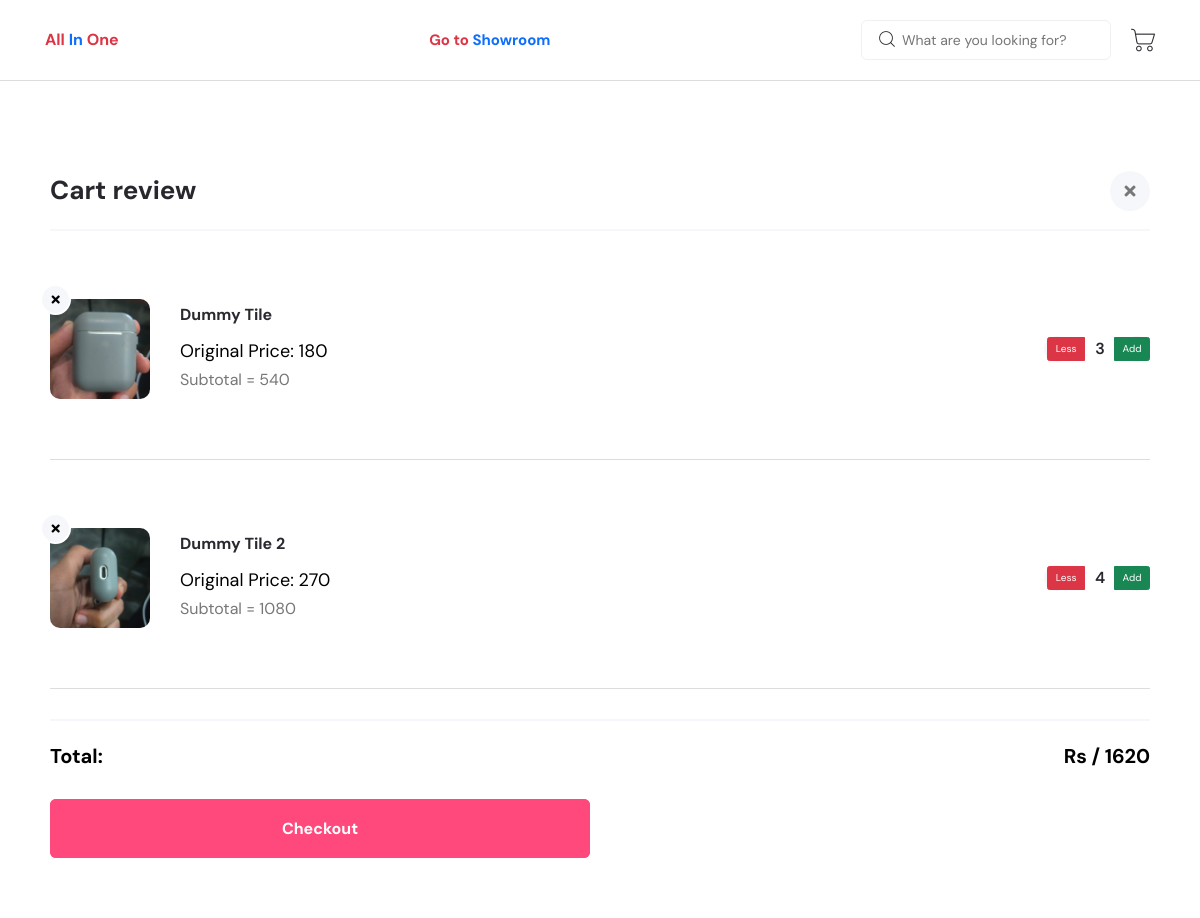
Before: /shop-cart/a5b23f0b-b02a-4310-b3d3-f54f9108c48c (signed in) with the older database file.
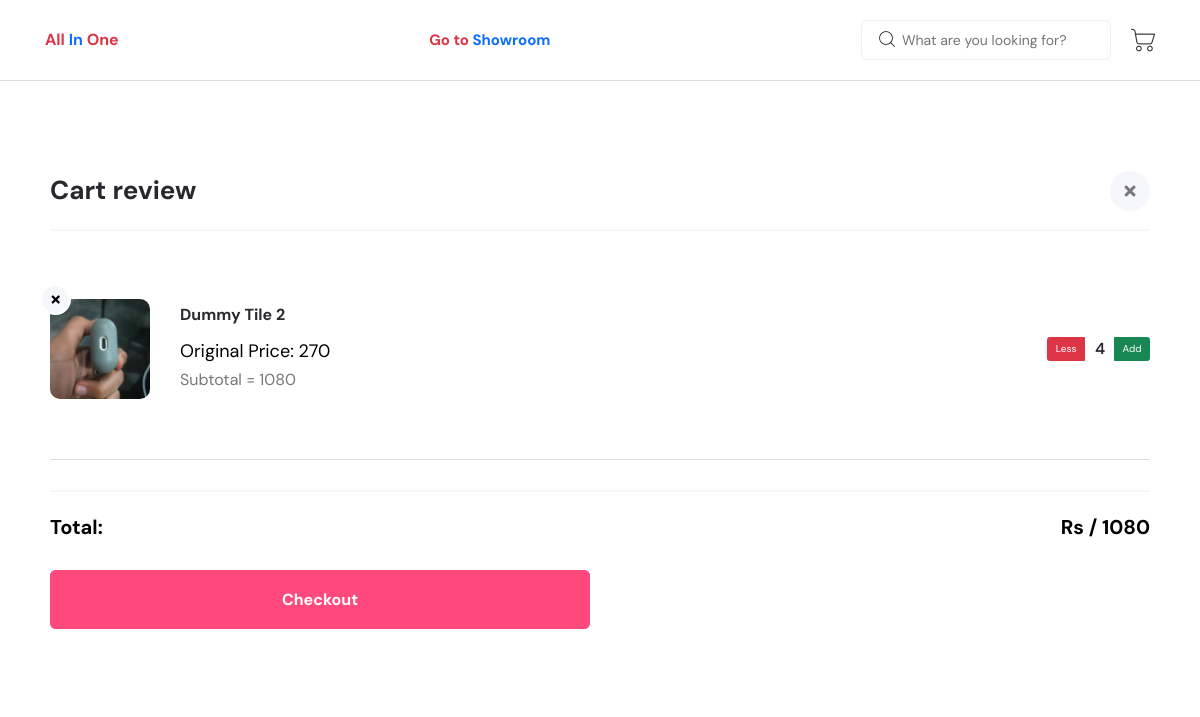
After: the same page with the newer database file.
### core/models.py (models this page shows, shortened)
class OrderItem(models.Model):
    order = models.ForeignKey(Order, on_delete=models.CASCADE, related_name='items')
    product = models.ForeignKey(Product, on_delete=models.CASCADE)
    quantity = models.IntegerField(default=1)

class Product(models.Model):
    id = models.UUIDField(primary_key=True,default=uuid.uuid4 , unique=True)
    showroom = models.ForeignKey(Showrooms, on_delete=models.CASCADE)
    title = models.CharField( max_length=50)
    image = models.ImageField(upload_to="products" )
    company_name = models.ForeignKey(Company_name, on_delete=models.CASCADE)
    category = models.ForeignKey(Categories, on_delete=models.CASCADE)
    product_number = models.CharField( max_length=50)
    imported_or_local = models.CharField( max_length=50,choices=IMPORTED_OR_LOCAL ,)
    old_price = models.IntegerField()
    new_price = models.IntegerField()
    discount_price = models.CharField( max_length=50 , blank=True, null=True,default="0% Off")
    description =  models.TextField()
    created_at = models.DateField( auto_now_add=True)

### core/views.py (the view, shortened to what this page needs)
# urls.py: path('shop-cart/<str:showroom_id>', views.shop_cart, name='shop_cart'),
@cache_control(no_cache=True, must_revalidate=True , no_store=True)
@login_required(login_url='home')
def shop_cart(request,showroom_id):
    showroom = Showrooms.objects.get(id=showroom_id)
    if Order.objects.filter(user=request.user , showroom = showroom , ordered=False).exists():
        order = Order.objects.get(user=request.user , showroom = showroom , ordered=False)
        order_items = OrderItem.objects.filter(order=order )
        subtotal = sum(item.product.new_price * item.quantity for item in order_items)
        context = {
            'order_items':order_items,
            'showroom':showroom,
            'subtotal':subtotal,
        }
        return render(request,"shop/cart.html",context)

### templates/shop/cart.html (shortened to what this page needs)
{% extends 'shop/base.html' %}
{% load static %}
{% load mathfilters %}
{% block content %}
<div class="cart-dropdown" >
    <div class="cart-content-wrap">
        <div class="cart-header">
            <h2 class="header-title">Cart review</h2>
            <button onclick="location.href='{% url 'shop' showroom.showroom_type showroom.id %}'" class="cart-close sidebar-close">
                <i class="fas fa-times"></i>
            </button>
        </div>
        {% for i in order_items %}
        <div class="cart-body">
            <ul class="cart-item-list">
                <li class="cart-item">
                    <div class="item-img">
                        <a href=""><img
                                src="{{i.product.image.url}}"
                                alt="..." /></a>
                        <button onclick="location.href='{% url 'delete_from_cart' i.product.pk %}?next={{ request.path|urlencode }}'" class="close-btn"><i class="fas fa-times"></i></button>
                    </div>
                    <div class="item-content">
                        <h3 class="item-title">
                            <a href="#">{{i.product.title}}</a>
                        </h3>
                        <div class="item-price">
                            Original Price: {{i.product.new_price}}
                        </div>
                        <div class="pro-qty item-quantity">
                        </div>
                        <div class="btn-group  item-quantity" role="group" aria-label="Basic mixed styles example">
                            <button type="button" onclick="location.href='{% url 'remove_from_cart' i.product.pk %}?next={{ request.path|urlencode }}'" class="btn btn-danger ">Less</button>
                            <input type="number" disabled class="quantity-input" value="{{i.quantity}}" />
                            <button type="button" onclick="location.href='{% url 'add_to_cart_in_cart' i.product.pk %}?next={{ request.path|urlencode }}'" class="btn btn-success">Add</button>
                          </div>
                        <span>Subtotal = {{i.product.new_price|mul:i.quantity}}</span>
                    </div>
                </li>
            </ul>
        </div>
        <hr>
        {% endfor %}
        <div class="cart-footer">
            <h3 class="cart-subtotal">
                <span class="subtotal-title">Total:</span>
                <span class="subtotal-amount">Rs / {{subtotal}}</span>
            </h3>
            <div class="group-btn">
                <a {% if subtotal != None or 0 %} href="{% url 'checkout' showroom.id %}" {% else %} href="#" {% endif %} class="axil-btn btn-bg-secondary checkout-btn">Checkout</a>
            </div>
        </div>
    </div>
</div>
{% endblock content %}

### templates/shop/base.html (shortened to what this page needs)
{% load static %}
<!DOCTYPE html>
<html class="no-js" lang="en">
<head>
    <link rel="stylesheet" href="{% static 'shop/assets/css/vendor/bootstrap.min.css' %}" />
    <link rel="stylesheet" href="{% static 'shop/assets/css/vendor/font-awesome.css' %}" />
    <link rel="stylesheet" href="{% static 'shop/assets/css/vendor/flaticon/flaticon.css' %}" />
    <link rel="stylesheet" href="{% static 'shop/assets/css/vendor/slick.css' %}" />
    <link rel="stylesheet" href="{% static 'shop/assets/css/vendor/slick-theme.css' %}" />
    <link rel="stylesheet" href="{% static 'shop/assets/css/vendor/jquery-ui.min.css' %}" />
    <link rel="stylesheet" href="{% static 'shop/assets/css/vendor/sal.css' %}" />
    <link rel="stylesheet" href="{% static 'shop/assets/css/vendor/magnific-popup.css' %}" />
    <link rel="stylesheet" href="{% static 'shop/assets/css/vendor/base.css' %}" />
    <link rel="stylesheet" href="{% static 'shop/assets/css/style.min.css' %}" />
</head>
<body class="sticky-header">
    <header class="header axil-header header-style-5">
        <div class="axil-mainmenu">
            <div class="container">
                <div class="header-navbar">
                    <div class="header-brand">
                        <a href="{% url 'home' %}" class="logo logo-dark"><span class="fw-bold text-danger">All <span class="text-primary">In</span> One</span></a>
                    </div>
                    <div class="header-main-nav">
                        <nav class="mainmenu-nav">
                            <ul class="mainmenu">
                                <li>
                                    <a href="{% url 'shop' showroom.showroom_type showroom.id %}" >
                                        <span class=" text-danger">Go to<span class="text-primary"> Showroom</span></span>
                                    </a>
                                </li>
                            </ul>
                        </nav>
                    </div>
                    <div class="header-action">
                        <ul class="action-list">
                            <li class="axil-search d-xl-block d-none">
                                <input type="search" class="placeholder product-search-input" name="search2"
                                    id="search2" value="" maxlength="128" placeholder="What are you looking for?"
                                    autocomplete="off" />
                                <button type="submit" class="icon wooc-btn-search">
                                    <i class="flaticon-magnifying-glass"></i>
                                </button>
                            </li>
                            <li class="shopping-cart">
                                <a href="{% url 'shop_cart' showroom.id %}" class="cart-dropdown-btn">
                                    <i class="flaticon-shopping-cart"></i>
                                </a>
                            </li>
                        </ul>
                    </div>
                </div>
            </div>
        </div>
    </header>
    <hr />
   {% block content %}
   {% endblock content %}
{% include "../messages.html" %}
</body>
</html>

### templates/messages.html (shortened to what this page needs)
<link rel="stylesheet" href="//cdn.jsdelivr.net/npm/alertifyjs@1.13.1/build/css/alertify.min.css"/>
<link rel="stylesheet" href="//cdn.jsdelivr.net/npm/alertifyjs@1.13.1/build/css/themes/default.min.css"/>

Changed rows visible on the page:
removed OrderItem: product.image (picture), product "Dummy Tile", product.new_price "180", quantity "3", product.new_price|mul "540"
Other visible differences:
{{ subtotal }}: "1620" → "1080"
